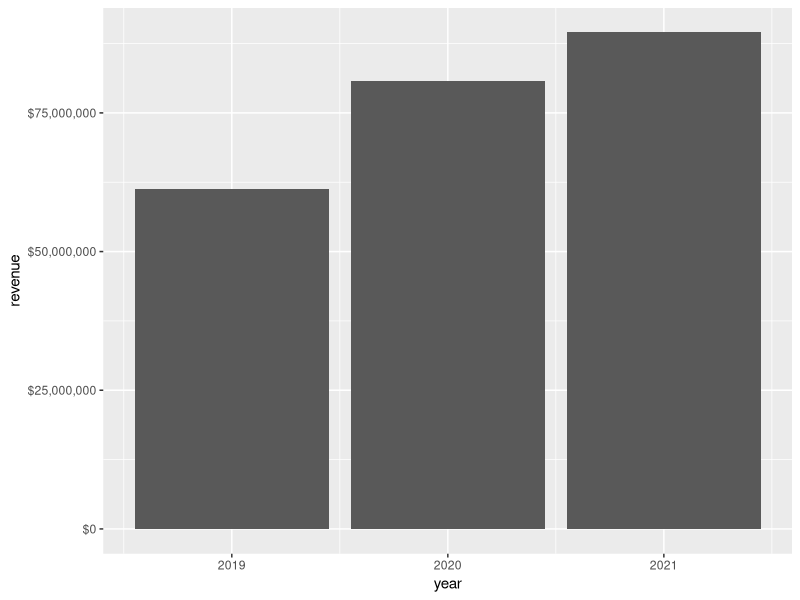
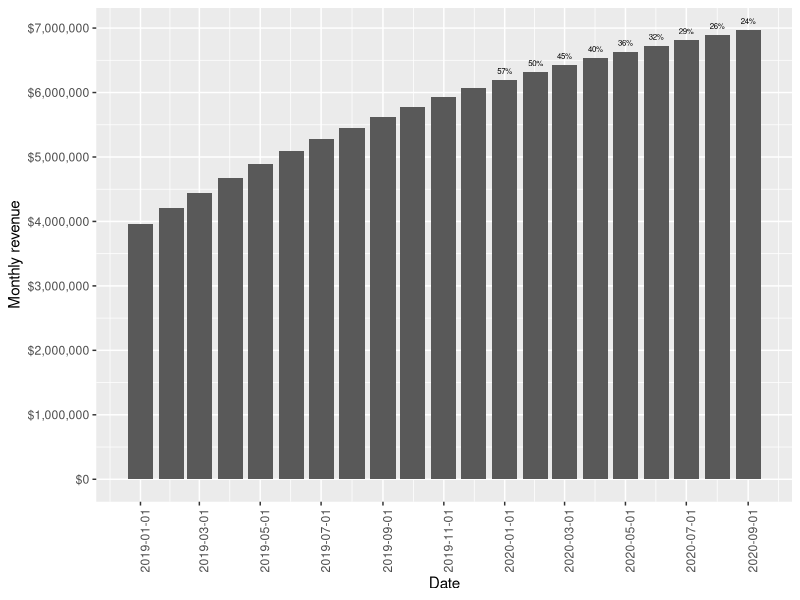
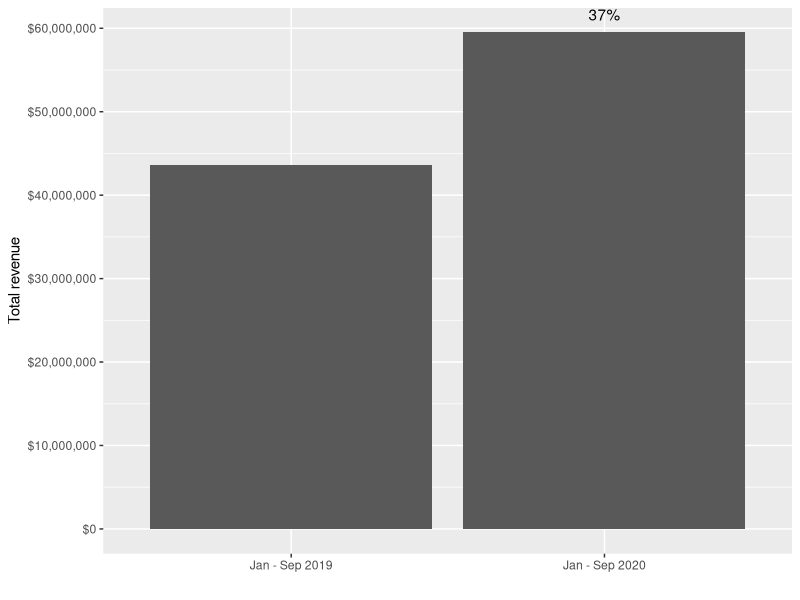
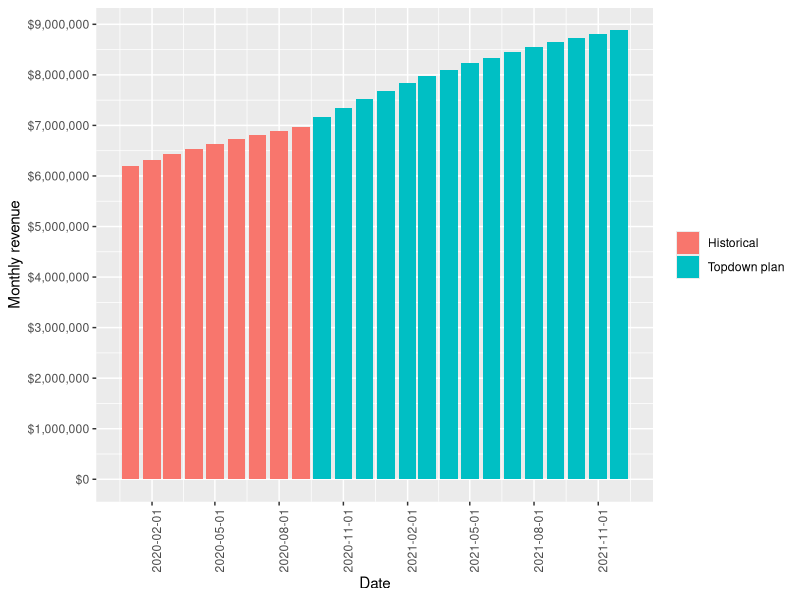
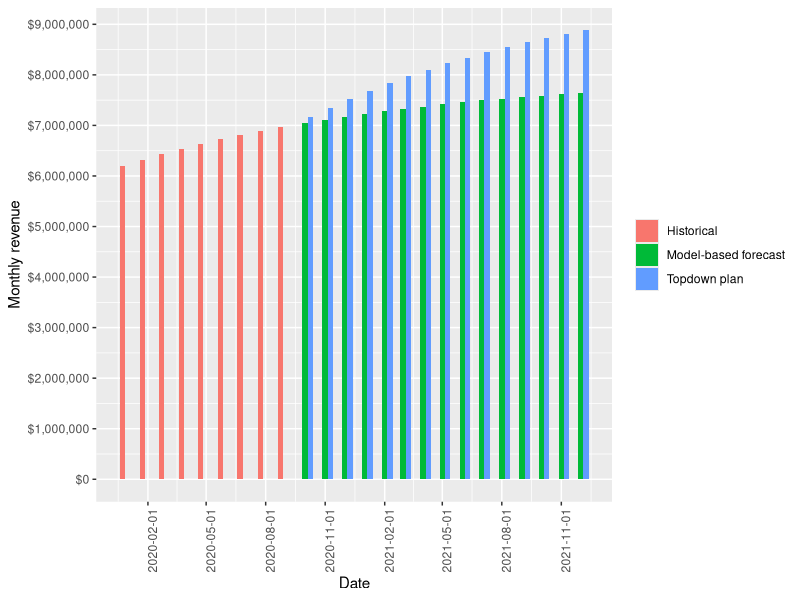
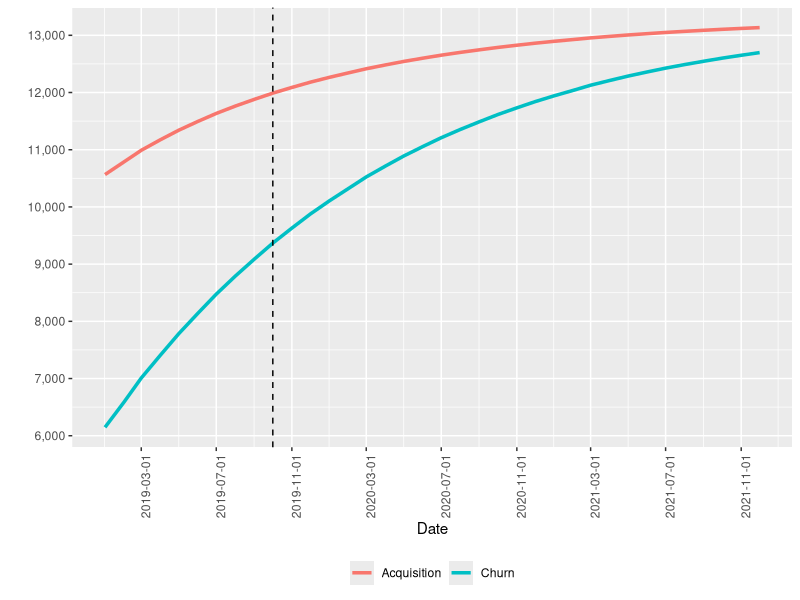
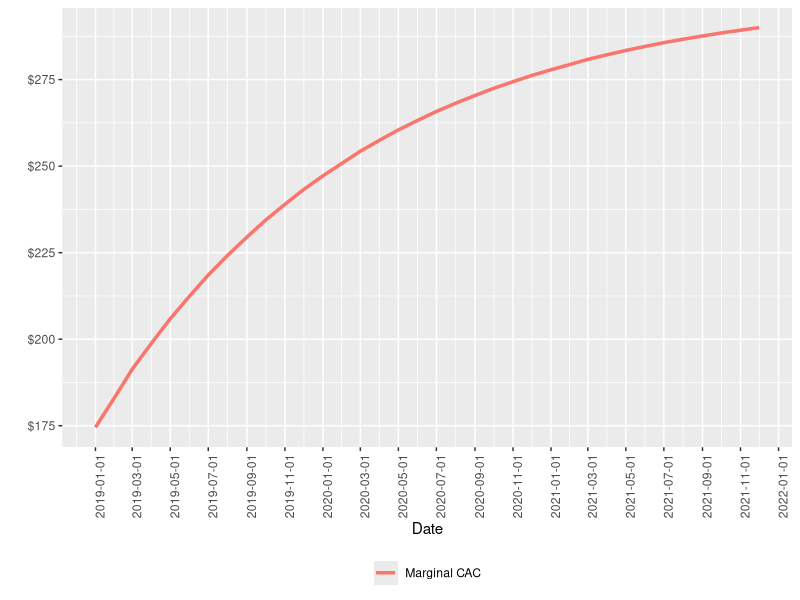
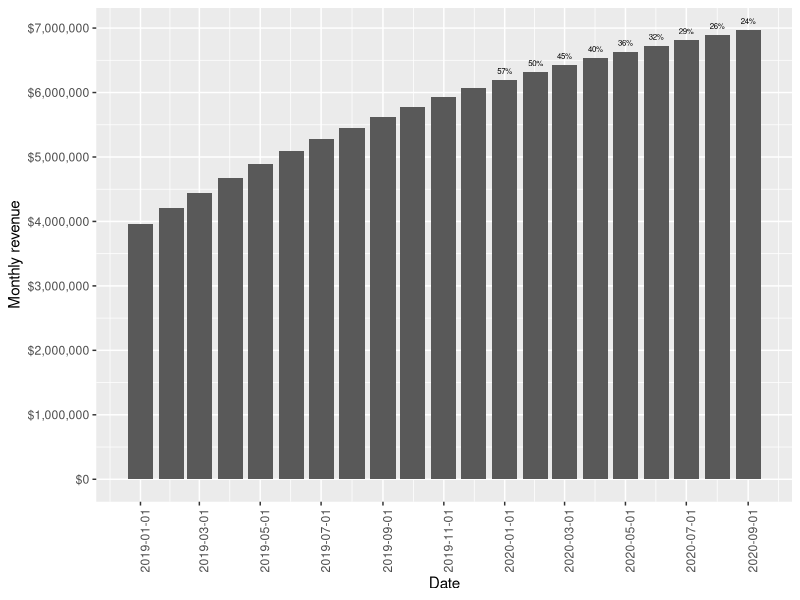

R code for these plots, in order:

setwd("/Users/kim.larsen/Documents/Code/Start-Forecasting")

library(ggplot2)
library(dplyr)
library(tidyr)
library(lubridate)
library(cowplot)

### Helper function to create a survival curve
get_survival_curve <- function(p, length){
  r <- rep(1, length)
  for (i in 2:length){
    r[i] <- r[i-1] * p
  }
  return(r)
}

roundup <- function(x, n){
  return (n * ceiling(x / n))
}

### Helper Function to create cohorts
create_cohort <- function(id, acquisition, p_survival){ 
  zeros <- rep(0, id-1)
  window <- length(p_survival)
  row <- data.frame(id, t(c(zeros, t(p_survival[1:(window-(id-1))])*acquisition)))
  names(row) <- c("Cohort", paste0("s", seq_along(1:window)))
  return(row)
}

marketing_elasticity=0.3 
engagement <- 1
price <- 60
marketing_allocation <- 0.15
survival_rate <- 0.9
initial_marketing <- 40000
base <- 200
gm <- 0.4
dates <- seq(as.Date("2018-1-1"), as.Date("2021-12-1"), by = "months")
n <- length(dates)
start_forecast <- as.Date("2020-09-1")
cutoff <- as.Date("2018-12-1")
chart_start <- as.Date("2020-01-1")
start_next_fiscal_year <- as.Date("2021-01-1")
marketing_boost <- 1

  
cohorts <- list()
df <- list()
  
marketing <- initial_marketing

s <- get_survival_curve(survival_rate, n)

sim <- function(){

   ## Loop through the months
   for (i in 1:n){
    
      ## Get the year
      year <- year(dates[i])
      month <- month(dates[i])
    
      ## Calculate acquisition and retention
      Acquisition <- base * (marketing+1)**marketing_elasticity
      marginal_cac <- 1 / (base*( (marketing+2)**marketing_elasticity - (marketing+1)**marketing_elasticity))

      ## Create a cohort for the given level of acquisition and retention
      cohorts[[i]] <- create_cohort(i, Acquisition, s)
      customers <- sum(bind_rows(cohorts)[,i+1])
      revenue <- customers*price*engagement
      df[[i]] <- data.frame(date=dates[i], month, year, marketing_spend=marketing, Acquisition, revenue, CAC=marketing/Acquisition, customers, LTV=sum(s[1:24]*price*engagement*gm), marginal_cac)
    
      ## Calculate marketing spend for the next month
      marketing <- max(marketing_allocation*revenue, initial_marketing)
      if (dates[i]>=start_next_fiscal_year){
        marketing <- marketing*marketing_boost  
      }
   }

   ## Create the dataframe by collapsing the rows
   d <- bind_rows(df) %>%
   mutate(yoy_revenue_growth=revenue/lag(revenue,12)-1, 
          Churn=lag(customers)-customers+Acquisition, 
          revenue_change=revenue-lag(revenue),
          churned_revenue=Churn*engagement*price) %>%
   filter(date>cutoff)
   return(d)
}
   
## Generate the numbers. Note that I'm using the model for historical AND future data. So cheating here. 
d <- sim()

## Annual revenue
group_by(d, year) %>%
      summarise(revenue=sum(revenue)) %>%
      ggplot(aes(x=year, y=revenue)) +
      geom_bar(stat="identity") + 
      scale_y_continuous(labels = scales::dollar) 

## Revenue growth
yoy <- mutate(d, yoy_revenue_growth=ifelse(year==2020, yoy_revenue_growth, NA))
g1 <- filter(yoy, date<=start_forecast) %>%
  ggplot(aes(x=date, y=revenue)) +
  geom_bar(stat="identity") +
  scale_y_continuous(labels = scales::dollar, breaks=seq(from=0,to=roundup(max(d$revenue), 1000000), by=1000000)) + 
  scale_x_date(breaks="2 months") +
  theme(axis.text.x = element_text(angle = 90, hjust = 1), legend.title = element_blank()) +
  geom_text(aes(label=scales::percent(yoy_revenue_growth, 1)), vjust=-1, size=2) +
  ylab("Monthly revenue") + xlab("Date")
g1
ggsave(g1, file="growth.png", device = "png", dpi=72, width=9, height=6)

ytd <- filter(d, date<=start_forecast & month<10) %>%
  group_by(year) %>%
  summarise(revenue=sum(revenue)) %>%
  ungroup() %>%
  mutate(label=ifelse(row_number()==1, "Jan - Sep 2019", "Jan - Sep 2020"), 
         growth=revenue/lag(revenue)-1) 

g11 <-
  ggplot(data=ytd, aes(x=label, y=revenue)) +
  geom_bar(stat="identity") + 
  scale_y_continuous(labels = scales::dollar, breaks=seq(from=0,to=roundup(max(ytd$revenue), 10000000), by=10000000)) +
  geom_text(aes(label = scales::percent(growth)), vjust = -1) +
  ylab("Total revenue") + xlab("")
g11  
ggsave(g11, file="ytd.png", device = "png", dpi=72, width=9, height=6)


## Top down forecast
td <- mutate(d, 
       revenue=ifelse(date>start_forecast, lag(revenue,12)*1.24, revenue), 
       source=ifelse(date>start_forecast, "Topdown plan", "Historical")) %>%
  filter(date>=chart_start)

g2 <-  ggplot(data=td, aes(x=date, y=revenue, fill=factor(source))) + 
  geom_bar(stat="identity") +
  scale_y_continuous(labels = scales::dollar, breaks=seq(from=0,to=roundup(max(td$revenue), 1000000), by=1000000)) + 
  scale_x_date(breaks="3 months") +
  theme(axis.text.x = element_text(angle = 90, hjust = 1), legend.title = element_blank()) +
  ylab("Monthly revenue") + xlab("Date")
g2
ggsave(g2, file="topdown.png", device = "png", dpi=72, width=9, height=6)


# How aggressive is this?
long <- mutate(d, 
       `Topdown plan`=ifelse(date>start_forecast, lag(revenue,12)*1.24, 0), 
       `Model-based forecast`=ifelse(date<=start_forecast, 0, revenue), 
       Historical=ifelse(date<=start_forecast, revenue, 0)) %>%
  select(date, `Topdown plan`, `Model-based forecast`, Historical) %>%
  filter(date>=chart_start) %>%
  pivot_longer(cols=c(`Topdown plan`, `Model-based forecast`, "Historical"), names_to = "source", values_to = "y") 

g3 <- 
  ggplot(data=long, aes(x=date, y=y, fill=factor(source))) + 
  geom_bar(stat="identity", position="dodge") + 
  scale_y_continuous(labels = scales::dollar, breaks=seq(from=0,to=roundup(max(long$y, na.rm=T), 1000000), by=1000000)) + 
  scale_x_date(breaks="3 months") +
  theme(axis.text.x = element_text(angle = 90, hjust = 1), legend.title = element_blank()) +
  ylab("Monthly revenue") + xlab("Date")
g3
ggsave(g3, file="compare.png", device = "png", dpi=72, width=11, height=6)



# Why is the model negative? Why the flattening?
g4 <- select(d, date, Churn, Acquisition) %>%
  pivot_longer(cols=c("Acquisition", "Churn"), names_to = "source", values_to = "y") %>%
  ggplot(aes(x=date, y=y, colour=factor(source))) + 
  geom_line(size=1.2) + 
  scale_y_continuous(labels = scales::comma, breaks=seq(from=0,to=roundup(max(long$y, na.rm=T), 1000), by=1000)) + 
  scale_x_date(breaks="4 months") +
  geom_vline(xintercept=as.Date("2019-10-01"), linetype=2) +
  theme(axis.text.x = element_text(angle = 90, hjust = 1), legend.title = element_blank(), legend.position="bottom") +
  ylab("") + xlab("Date")
g4
ggsave(g4, file="tyranny.png", device = "png", dpi=72, width=9, height=6)


# Marginal CACs
g5 <- select(d, date, marginal_cac) %>%
  ggplot(aes(x=date, y=marginal_cac, colour="Marginal CAC")) + 
  geom_line(size=1.2) + 
  scale_y_continuous(labels = scales::dollar) + 
  scale_x_date(breaks="2 months") +
  theme(axis.text.x = element_text(angle = 90, hjust = 1), legend.title = element_blank(), legend.position="bottom") +
  ylab("") + xlab("Date")
g5
ggsave(g5, file="marginal.png", device = "png", dpi=72, width=9, height=6)


### Sensitivity
sens <- list()
for (i in 10:20){
  marketing_boost <- i/10
  dd <- sim()
  runrate <- 12*filter(dd, date==as.Date("2021-12-1"))$revenue
  acq <- sum(filter(dd, year==2021)$Acquisition)
  ddd <- data.frame(allocation=marketing_allocation*marketing_boost, run_rate=runrate, acquisition=acq)
  sens[[i-9]] <- ddd 
}

g6 <- bind_rows(sens) %>%
  ggplot(aes(x=allocation, y=run_rate)) +
  geom_bar(stat="identity") + 
  scale_y_continuous(labels = scales::dollar) +
  scale_x_continuous(labels = scales::percent, breaks=seq(from=0, to=.3, by=0.05)) +
  ylab("Annual run-rate at the end of 2021") + xlab("Marketing allocation (% of revenue)") + 
  theme(axis.text.x = element_text(angle = 90, hjust = 1))
  
ggsave(g6, file="sensitivity.png", device = "png", dpi=72, width=9, height=6)
